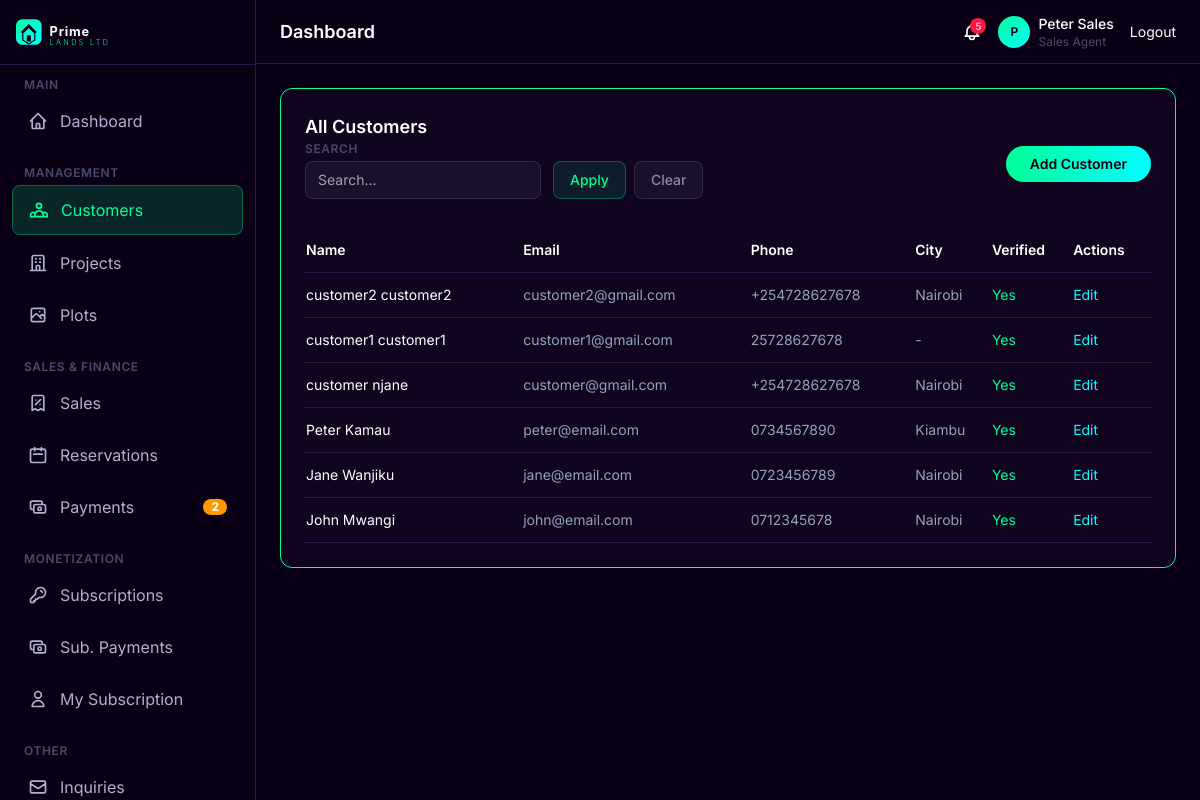
The page /customers/ (signed in) on the database as committed earlier.
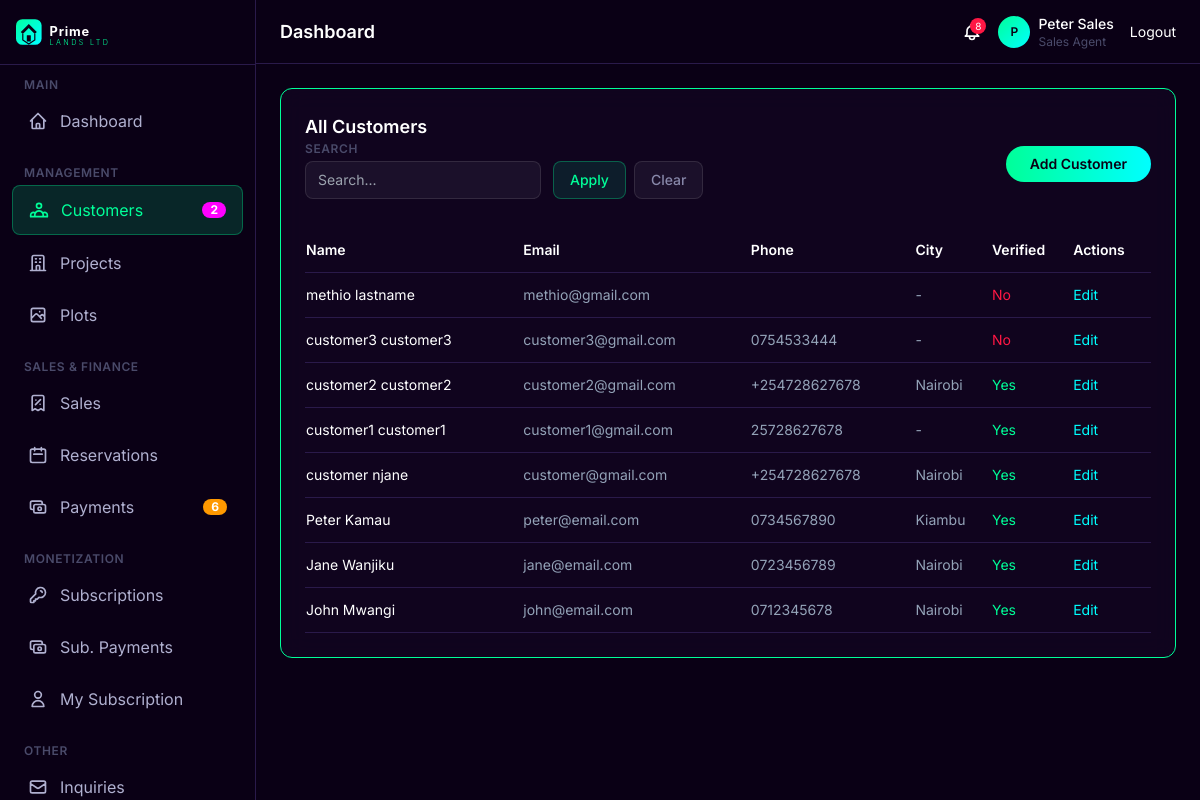
The same page on the database as committed later.
### apps/customers/models.py (models this page shows, shortened)
class Customer(models.Model):
    user = models.OneToOneField(User, on_delete=models.CASCADE, related_name='customer_profile')
    national_id = models.CharField(max_length=50, blank=True)
    phone = models.CharField(max_length=20, default='')
    alternate_phone = models.CharField(max_length=20, blank=True)
    address = models.TextField(blank=True)
    city = models.CharField(max_length=100, blank=True)
    postal_code = models.CharField(max_length=20, blank=True)
    passport_photo = models.ImageField(upload_to='profiles/', blank=True)
    id_front = models.ImageField(upload_to='profiles/', blank=True)
    id_back = models.ImageField(upload_to='profiles/', blank=True)
    emergency_contact_name = models.CharField(max_length=200, blank=True)
    emergency_contact_phone = models.CharField(max_length=20, blank=True)
    emergency_contact_relation = models.CharField(max_length=100, blank=True)
    notes = models.TextField(blank=True)
    is_verified = models.BooleanField(default=False)
    created_at = models.DateTimeField(auto_now_add=True)
    updated_at = models.DateTimeField(auto_now=True)
    class Meta:
        ordering = ['-created_at']
    @property
    def name(self):
        return self.user.get_full_name() or self.user.username
    @property
    def email(self):
        return self.user.email

### apps/accounts/models.py (models this page shows, shortened)
class User(AbstractUser):
    class Role(models.TextChoices):
        SUPER_ADMIN = 'super_admin', 'Super Admin'
        ADMINISTRATOR = 'administrator', 'Administrator'
        FINANCE_OFFICER = 'finance_officer', 'Finance Officer'
        SALES_AGENT = 'sales_agent', 'Sales Agent'
        CUSTOMER_CARE = 'customer_care', 'Customer Care'
        CUSTOMER = 'customer', 'Customer'
    role = models.CharField(max_length=20, choices=Role.choices, default=Role.CUSTOMER)
    phone = models.CharField(max_length=20, blank=True)
    is_verified = models.BooleanField(default=False)
    def is_staff_or_above(self):
        return self.role in [self.Role.SUPER_ADMIN, self.Role.ADMINISTRATOR,
                             self.Role.FINANCE_OFFICER, self.Role.SALES_AGENT,
                             self.Role.CUSTOMER_CARE]

### apps/customers/views.py (the view)
# urls.py: path('', views.customer_list, name='customer_list'),
@login_required
@staff_required
def customer_list(request):
    from apps.core.utils import get_sortable_context
    customers_list = Customer.objects.select_related('user').all()
    ctx = get_sortable_context(request, customers_list, default_sort='-created_at',
                               allowed_fields=['name', 'email', 'phone', 'city', 'is_verified', 'created_at'],
                               search_fields=['name', 'email', 'phone', 'city'],
                               per_page=15)
    return render(request, 'customers/customer_list.html', ctx)

### apps/core/utils.py (called while the page is built, shortened)
def sort_queryset(queryset, request, default_sort='-created_at', allowed_fields=None):
    sort_field = request.GET.get('sort', '')
    order = request.GET.get('order', '')
    if not sort_field:
        sort_field = default_sort
        sort_field_clean = sort_field.lstrip('-')
    return queryset.order_by(sort_field), sort_field_clean, order

def paginate(queryset, request, per_page=15):
    page = request.GET.get('page', 1)
    paginator = Paginator(queryset, per_page)
    page_obj = paginator.get_page(page)
    return page_obj, paginator

def build_search_filter(queryset, request, fields):
    search = request.GET.get('search', '').strip()
    if search:
        q_objects = Q()
        for field in fields:
            q_objects |= Q(**{f'{field}__icontains': search})
        queryset = queryset.filter(q_objects)
    return queryset, search

### apps/website/context_processors.py (called while the page is built)
def website_settings(request):
    settings = CompanySetting.objects.first()
    return {'company': settings}

### templates/customers/customer_list.html (shortened to what this page needs)
{% extends 'base_admin.html' %}
{% load static %}
{% load currency_filters %}
{% block content %}
<div class="glassmorphism rounded-xl p-6 glow-border">
    <div class="flex flex-col md:flex-row justify-between items-start md:items-center gap-4 mb-6">
        <div>
            <h3 class="text-lg font-semibold text-white">All Customers</h3>
            {% include 'components/filter_bar.html' %}
        </div>
        <div class="flex items-center gap-3">
            <a href="{% url 'customers:customer_create' %}" class="btn-primary text-sm py-2 whitespace-nowrap">Add Customer</a>
        </div>
    </div>
    <div class="overflow-x-auto">
        <table id="customerTable" class="w-full text-sm">
            <thead>
                <tr class="border-b text-left" style="border-color: #2a1a4a;">
                    <th class="pb-3 font-semibold text-white"><a href="?sort=name&order={% if sort_field == 'name' and sort_order == 'asc' %}desc{% else %}asc{% endif %}" class="text-white hover:text-primary transition">Name </a></th>
                    <th class="pb-3 font-semibold text-white"><a href="?sort=email&order={% if sort_field == 'email' and sort_order == 'asc' %}desc{% else %}asc{% endif %}" class="text-white hover:text-primary transition">Email </a></th>
                    <th class="pb-3 font-semibold text-white"><a href="?sort=phone&order={% if sort_field == 'phone' and sort_order == 'asc' %}desc{% else %}asc{% endif %}" class="text-white hover:text-primary transition">Phone </a></th>
                    <th class="pb-3 font-semibold text-white"><a href="?sort=city&order={% if sort_field == 'city' and sort_order == 'asc' %}desc{% else %}asc{% endif %}" class="text-white hover:text-primary transition">City </a></th>
                    <th class="pb-3 font-semibold text-white"><a href="?sort=is_verified&order={% if sort_field == 'is_verified' and sort_order == 'asc' %}desc{% else %}asc{% endif %}" class="text-white hover:text-primary transition">Verified </a></th>
                    <th class="pb-3 font-semibold text-white">Actions</th>
                </tr>
            </thead>
            <tbody>
                {% for customer in page_obj %}
                <tr class="border-b" style="border-color: #2a1a4a;">
                    <td class="py-3"><a href="{% url 'customers:customer_detail' customer.id %}" class="text-white hover:text-primary transition">{{ customer.name }}</a></td>
                    <td class="py-3" style="color: #94a3b8;">{{ customer.email }}</td>
                    <td class="py-3" style="color: #94a3b8;">{{ customer.phone }}</td>
                    <td class="py-3" style="color: #94a3b8;">{{ customer.city|default:'-' }}</td>
                    <td class="py-3">{% if customer.is_verified %}<span style="color: #00ff99;">Yes</span>{% else %}<span style="color: #ff1744;">No</span>{% endif %}</td>
                    <td class="py-3">
                        <a href="{% url 'customers:customer_edit' customer.id %}" class="text-sm" style="color: #00ffff;">Edit</a>
                    </td>
                </tr>
                {% empty %}
                <tr><td colspan="6" class="py-6 text-center" style="color: #4a4a6a;">No customers found.</td></tr>
                {% endfor %}
            </tbody>
        </table>
    </div>
</div>
{% endblock %}

### templates/components/admin_topbar.html (shortened to what this page needs)
<header class="h-16 flex-shrink-0 border-b flex items-center justify-between px-4 lg:px-6" style="background: #0a0015; border-color: #2a1a4a;">
    <div class="flex items-center gap-3">
        <div>
            <h1 class="text-lg font-semibold text-white">{% block page_title %}Dashboard{% endblock %}</h1>
        </div>
    </div>
    <div class="flex items-center gap-4">
        <a href="{% url 'notifications:notification_list' %}" class="relative text-muted-foreground hover:text-white transition">
            {% if unread_count > 0 %}
            <span class="absolute -top-1 -right-1 w-4 h-4 bg-destructive rounded-full text-xs flex items-center justify-center" style="background: #ff1744; color: white; font-size: 10px;">{{ unread_count }}</span>
            {% endif %}
        </a>
        <div class="flex items-center gap-2 text-sm">
            <div class="w-8 h-8 rounded-full" style="background: linear-gradient(135deg, #00ff99, #00ffff); display: flex; align-items: center; justify-content: center;">
                <span class="text-xs font-semibold" style="color: #0a0015;">{{ user.first_name|first|default:user.username|first|upper }}</span>
            </div>
            <div class="hidden md:block">
                <p class="text-white text-sm font-medium">{{ user.get_full_name|default:user.username }}</p>
                <p class="text-xs" style="color: #4a4a6a;">{{ user.get_role_display }}</p>
            </div>
        </div>
        <a href="{% url 'accounts:logout' %}" class="text-sm text-muted-foreground hover:text-white transition">Logout</a>
    </div>
</header>

Rows that differ between the two databases and show on the page:
added Customer: name "methio lastname", email "methio@gmail.com", city "-", is_verified "No"
added Customer: name "customer3 customer3", email "customer3@gmail.com", phone "0754533444", city "-", is_verified "No"
Other text that changed with them:
{{ pending_verification_count }}: (not shown) → "2"
{{ pending_payment_count }}: "2" → "6"
{{ unread_count }}: "5" → "8"
